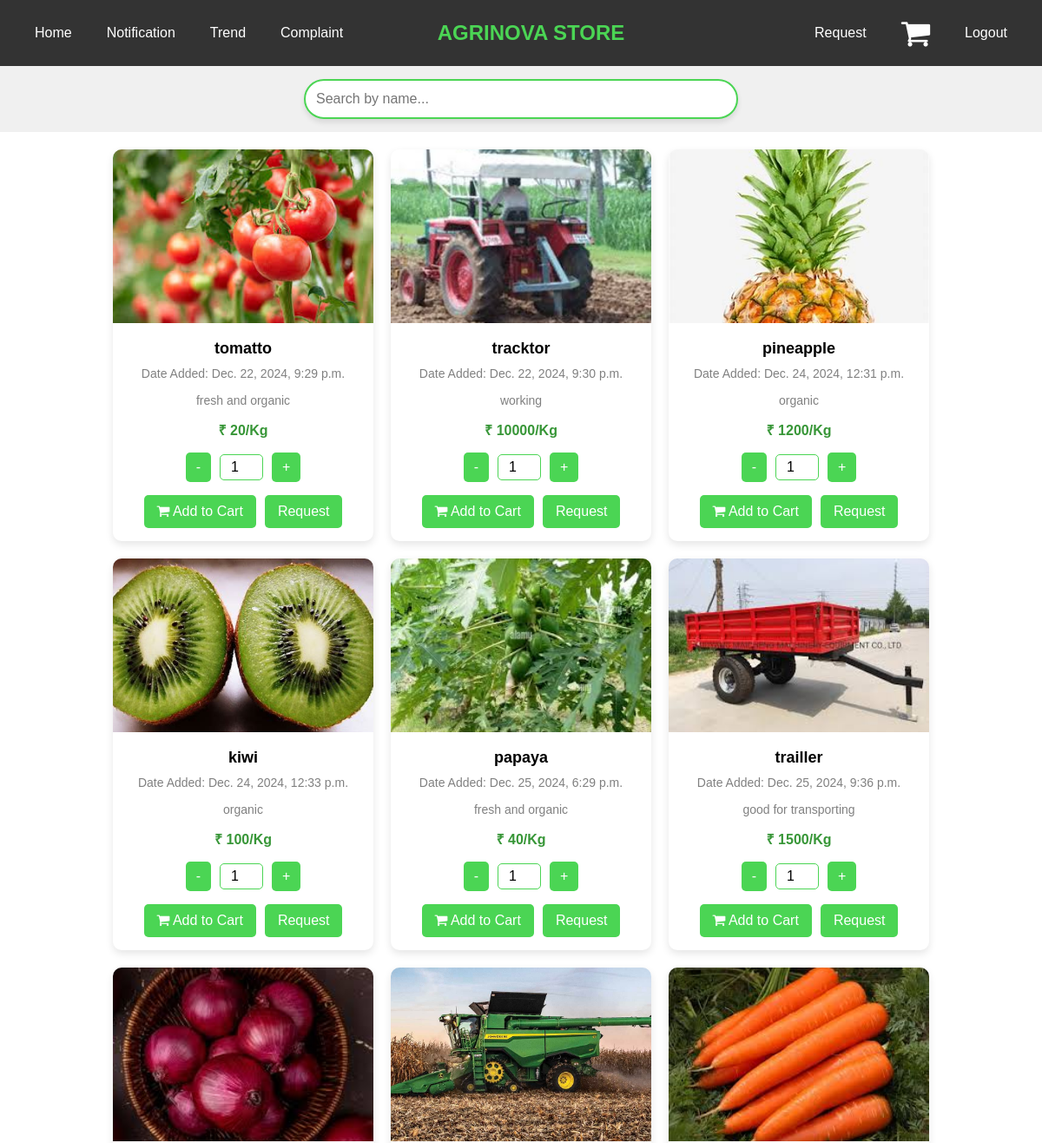
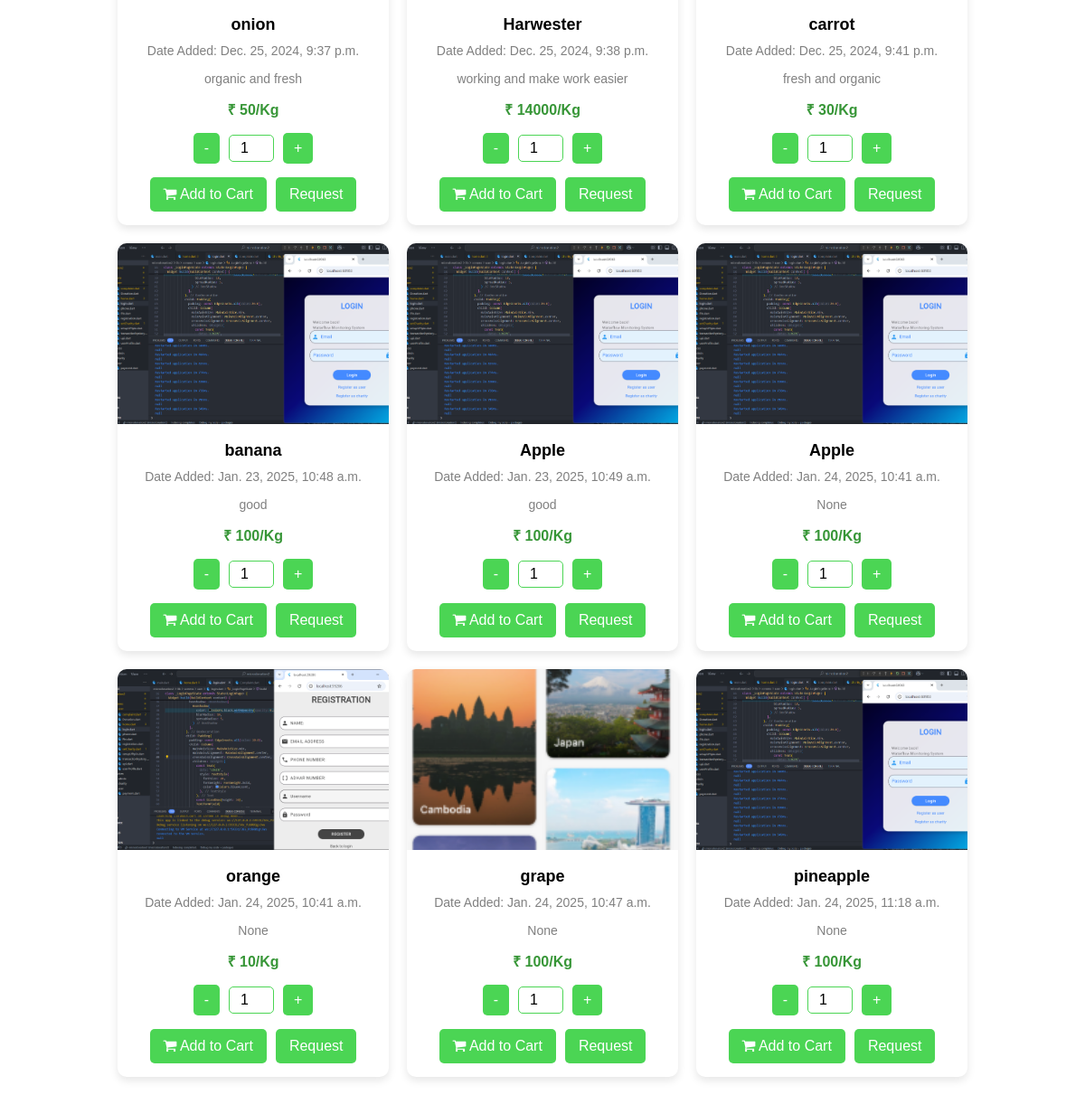
/Product/, run on the app's committed database (2 pictures, top to bottom).
### admin_app/models.py (models this page shows)
class product(models.Model):
     loginid=models.ForeignKey(Usertable,on_delete=models.CASCADE,null=True,blank=True)
     name =models.CharField(max_length=100,null=True,blank=True)
     date =models.DateTimeField(auto_now_add=True,null=True,blank=True)
     category= models.ForeignKey(Category,on_delete=models.CASCADE,null=True,blank=True)
     image =models.FileField(upload_to="bsns_product",null=True,blank=True)
     price =models.CharField(max_length=100,null=True,blank=True)
     Quantity = models.CharField(max_length=100,null=True,blank=True)
     Details =models.CharField(max_length=100,null=True,blank=True)

### admin_app/views.py (the view)
# urls.py: path('Product/',Product.as_view(),name='product12'),
class Product(View):
     def get(self,request):
          p = product.objects.all()
          return render(request,'bussiness/bussinesshome.html',{'form': p})

### templates/bussiness/bussinesshome.html (shortened to what this page needs)
<!DOCTYPE html>
<html lang="en">
<head>
    <link rel="stylesheet" href="https://cdnjs.cloudflare.com/ajax/libs/font-awesome/4.7.0/css/font-awesome.min.css">
</head>
<body>
    <nav class="navbar">
        <div class="left-links">
            <a href="/Product">Home</a>
            <a href="/Notification">Notification</a>
            <a href="#">Trend</a>
            <a href="/Bcomplaint">Complaint</a>
        </div>
        <div class="brand">Agrinova Store</div>
        <div class="right-links">
            <a href="/Request_list">Request</a>
            <a href="/Cart"><i class="fa fa-shopping-cart" style="font-size:36px"></i></a>
            <a href="/login">Logout</a>
        </div>
    </nav>
    <div class="search-bar">
        <input type="text" id="search" placeholder="Search by name..." onkeyup="debouncedSearch()">
    </div>
    <div class="container" id="item-list">
        {% for i in form %}
        <div class="item-card" data-name="{{ i.name | lower }}">
            <img src="{{ i.image.url }}" alt="{{ i.name }}" class="item-image">
            <div class="item-content">
                <h3 class="item-title">{{ i.name }}</h3>
                <p class="item-description">Date Added: {{ i.date }}</p>
                <p class="item-description">{{ i.Details }}</p>
                <p class="item-price">₹ {{ i.price }}/Kg</p>
                <div class="quantity-control">
                    <button type="button" class="quantity-btn" onclick="changeQuantity(event, '{{ i.id }}', -1)">-</button>
                    <input type="number" name="quantity" id="quantity-{{ i.id }}" class="quantity-input" value="1" min="1">
                    <button type="button" class="quantity-btn" onclick="changeQuantity(event, '{{ i.id }}', 1)">+</button>
                </div>
                <div class="button-group">
                <form method="POST" action="/Addtocart/{{ i.id }}/">
                    <button type="submit" class="add-to-cart"><i class="fa fa-shopping-cart"></i> Add to Cart</button>
                </form>
                <form method="POST" action="/Addtorequest/{{ i.id }}/">
                    <button type="submit" class="request">Request</button>
                </form>
                </div>
            </div>
        </div>
        {% empty %}
        <div class="empty-state">
            <p>No products available at the moment. Please check back later!</p>
        </div>
        {% endfor %}
    </div>
</body>
</html>

### templates/bussiness/bussinesshome.html (style rules this page uses)
* { margin: 0; padding: 0; box-sizing: border-box; font-family: Arial, sans-serif; }
.navbar { display: flex; justify-content: space-between; align-items: center; background-color: rgba(0, 0, 0, 0.8); padding: 10px 20px; }
.navbar a { color: white; text-decoration: none; padding: 10px 20px; transition: color 0.3s, transform 0.3s; }
.navbar .brand { font-size: 24px; font-weight: bold; color: rgb(75, 213, 84); text-transform: uppercase; padding-right: 110px; }
.navbar .left-links, .navbar .right-links { display: flex; align-items: center; }
.search-bar { display: flex; justify-content: center; padding: 15px 0; background-color: rgb(240, 240, 240); }
.search-bar input { width: 50%; max-width: 500px; padding: 12px; font-size: 16px; border-radius: 25px; border: 2px solid rgb(75, 213, 84); box-shadow: 0 4px 6px rgba(0, 0, 0, 0.1); transition: border-color 0.3s, box-shadow 0.3s; }
.container { padding: 20px; display: flex; flex-wrap: wrap; gap: 20px; justify-content: center; }
.item-card { background-color: white; border-radius: 10px; box-shadow: 0 4px 10px rgba(0, 0, 0, 0.1); width: 300px; overflow: hidden; transition: transform 0.3s, box-shadow 0.3s; }
.item-image { width: 100%; height: 200px; object-fit: cover; }
.item-content { padding: 15px; text-align: center; }
.item-title { font-size: 18px; font-weight: bold; margin-bottom: 10px; }
.item-description { font-size: 14px; color: gray; margin-bottom: 15px; }
.item-price { font-size: 16px; font-weight: bold; margin-bottom: 15px; color: rgb(55, 150, 55); }
.add-to-cart, .request { padding: 10px 15px; background-color: rgb(75, 213, 84); color: white; border: none; border-radius: 5px; cursor: pointer; font-size: 16px; transition: background-color 0.3s; }
.button-group { display: flex; gap: 10px; justify-content: center; }
.quantity-control { display: flex; align-items: center; justify-content: center; gap: 10px; margin-bottom: 15px; }
.quantity-btn { padding: 8px 12px; background-color: rgb(75, 213, 84); color: white; border: none; border-radius: 5px; cursor: pointer; font-size: 16px; transition: background-color 0.3s; }
.quantity-input { width: 50px; text-align: center; font-size: 16px; border: 1px solid rgb(75, 213, 84); border-radius: 5px; padding: 5px; }

### data on the page
product: image (picture), name "tomatto", date "Dec. 22, 2024, 9:29 p.m.", Details "fresh and organic", price "20"
product: image (picture), name "tracktor", date "Dec. 22, 2024, 9:30 p.m.", Details "working", price "10000"
product: image (picture), name "pineapple", date "Dec. 24, 2024, 12:31 p.m.", Details "organic", price "1200"
product: image (picture), name "kiwi", date "Dec. 24, 2024, 12:33 p.m.", Details "organic", price "100"
product: image (picture), name "papaya", date "Dec. 25, 2024, 6:29 p.m.", Details "fresh and organic", price "40"
product: image (picture), name "trailler", date "Dec. 25, 2024, 9:36 p.m.", Details "good for transporting", price "1500"
product: image (picture), name "onion", date "Dec. 25, 2024, 9:37 p.m.", Details "organic and fresh", price "50"
product: image (picture), name "Harwester", date "Dec. 25, 2024, 9:38 p.m.", Details "working and make work easier", price "14000"
product: image (picture), name "carrot", date "Dec. 25, 2024, 9:41 p.m.", Details "fresh and organic", price "30"
product: image (picture), name "banana", date "Jan. 23, 2025, 10:48 a.m.", Details "good", price "100"
product: image (picture), name "Apple", date "Jan. 23, 2025, 10:49 a.m.", Details "good", price "100"
product: image (picture), name "Apple", date "Jan. 24, 2025, 10:41 a.m.", Details "None", price "100"
product: image (picture), name "orange", date "Jan. 24, 2025, 10:41 a.m.", Details "None", price "10"
product: image (picture), name "grape", date "Jan. 24, 2025, 10:47 a.m.", Details "None", price "100"
product: image (picture), name "pineapple", date "Jan. 24, 2025, 11:18 a.m.", Details "None", price "100"
